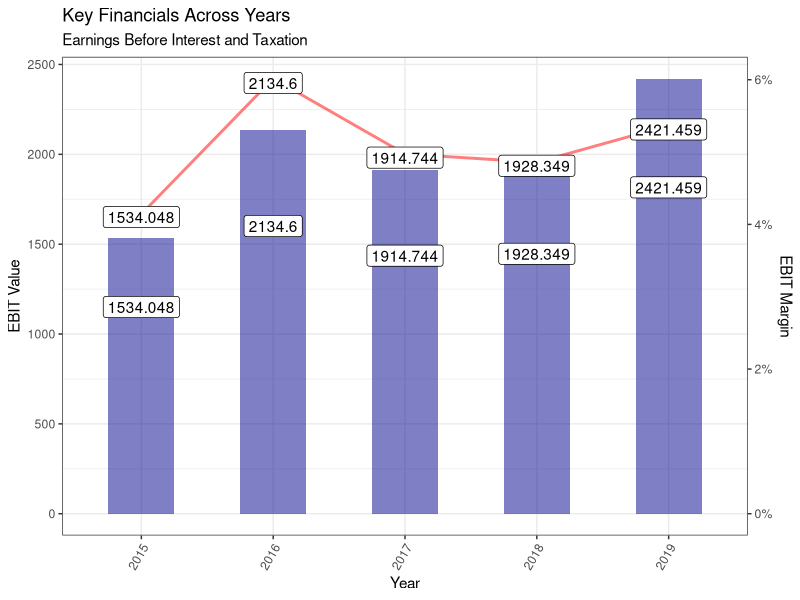

This figure's R source:

library(ggplot2)

test <- structure(list(ebit = c(2421.459, 1928.349, 
                                1914.744, 2134.6, 1534.048), ebit_margin = c(0.05367, 0.04859, 
                                                                             0.04973, 0.06016, 0.04143), year = structure(5:1, .Label = c("2015", 
                                                                                                                                          "2016", "2017", "2018", "2019"), class = "factor")), class = "data.frame", row.names = c("Company1", 
                                                                                                                                                                                                                                   "Company1", "Company1", "Company1", 
                                                                                                                                                                                                                                   "Company1"))
scaleFactor <- max(test$ebit) / max(test$ebit_margin)



ggplot(test, aes(as.factor(year), ebit, label=test$ebit)) + 
  geom_col(width = 0.5, fill = "darkblue", alpha = 0.5) +
  geom_line(aes(as.factor(year), ebit_margin * scaleFactor, group = 1),  size = 1,  col = "red", alpha = 0.5) +
  scale_y_continuous(name = "EBIT Value", sec.axis = sec_axis(~./scaleFactor, name = "EBIT Margin", labels = function(b) { paste0(round(b * 100, 3), "%")})) +
  #geom_text(size = 3, position = position_stack(vjust = 0.5)) + 
  theme_bw()  +
  labs(title = "Key Financials Across Years",
       subtitle = "Earnings Before Interest and Taxation",
       x = "Year") +
  theme(axis.text.x = element_text(angle = 60, hjust = 1)) +
  geom_label(
    label = c(test$ebit),
    position = position_stack(vjust = 0.75),
    check_overlap = T
  )+
  geom_label(
    aes(as.factor(year), ebit_margin * scaleFactor, group = 1),
    label = c(test$ebit),
    position = position_stack(vjust = 0.99),
    check_overlap = T
  )

